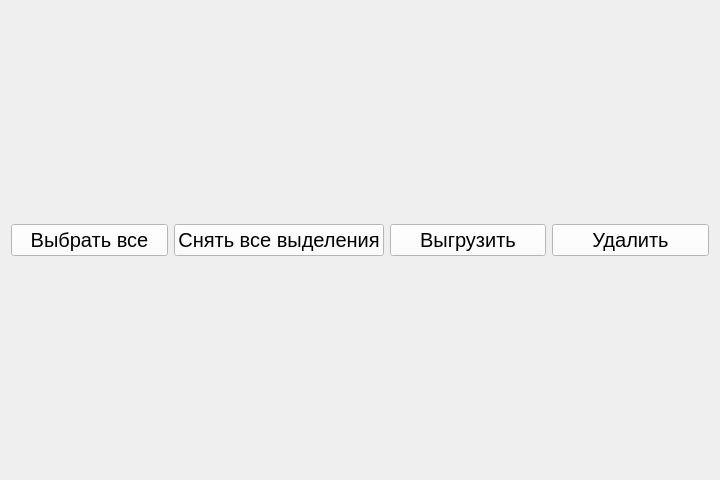
<?xml version="1.0" encoding="UTF-8"?>
<ui version="4.0">
 <class>ExportDataPage</class>
 <widget class="QWidget" name="ExportDataPage">
  <property name="geometry">
   <rect>
    <x>0</x>
    <y>0</y>
    <width>720</width>
    <height>480</height>
   </rect>
  </property>
  <property name="windowTitle">
   <string>Form</string>
  </property>
  <layout class="QGridLayout" name="gridLayout">
   <item row="0" column="0">
    <widget class="QPushButton" name="selectAllButton">
     <property name="font">
      <font>
       <pointsize>15</pointsize>
      </font>
     </property>
     <property name="styleSheet">
      <string notr="true">background-color: rgb(255, 255, 255);</string>
     </property>
     <property name="text">
      <string>Выбрать все</string>
     </property>
    </widget>
   </item>
   <item row="0" column="1">
    <widget class="QPushButton" name="clearAllSelectionsButton">
     <property name="font">
      <font>
       <pointsize>15</pointsize>
      </font>
     </property>
     <property name="styleSheet">
      <string notr="true">background-color: rgb(255, 255, 255);</string>
     </property>
     <property name="text">
      <string>Снять все выделения</string>
     </property>
    </widget>
   </item>
   <item row="0" column="2">
    <widget class="QPushButton" name="downloadButton">
     <property name="font">
      <font>
       <pointsize>15</pointsize>
      </font>
     </property>
     <property name="styleSheet">
      <string notr="true">background-color: rgb(255, 255, 255);</string>
     </property>
     <property name="text">
      <string>Выгрузить</string>
     </property>
    </widget>
   </item>
   <item row="0" column="3">
    <widget class="QPushButton" name="deleteButton">
     <property name="font">
      <font>
       <pointsize>15</pointsize>
      </font>
     </property>
     <property name="styleSheet">
      <string notr="true">background-color: rgb(255, 255, 255);</string>
     </property>
     <property name="text">
      <string>Удалить</string>
     </property>
    </widget>
   </item>
   <item row="1" column="0" colspan="4">
    <layout class="QVBoxLayout" name="verticalLayout_2"/>
   </item>
  </layout>
 </widget>
 <resources/>
 <connections/>
</ui>
